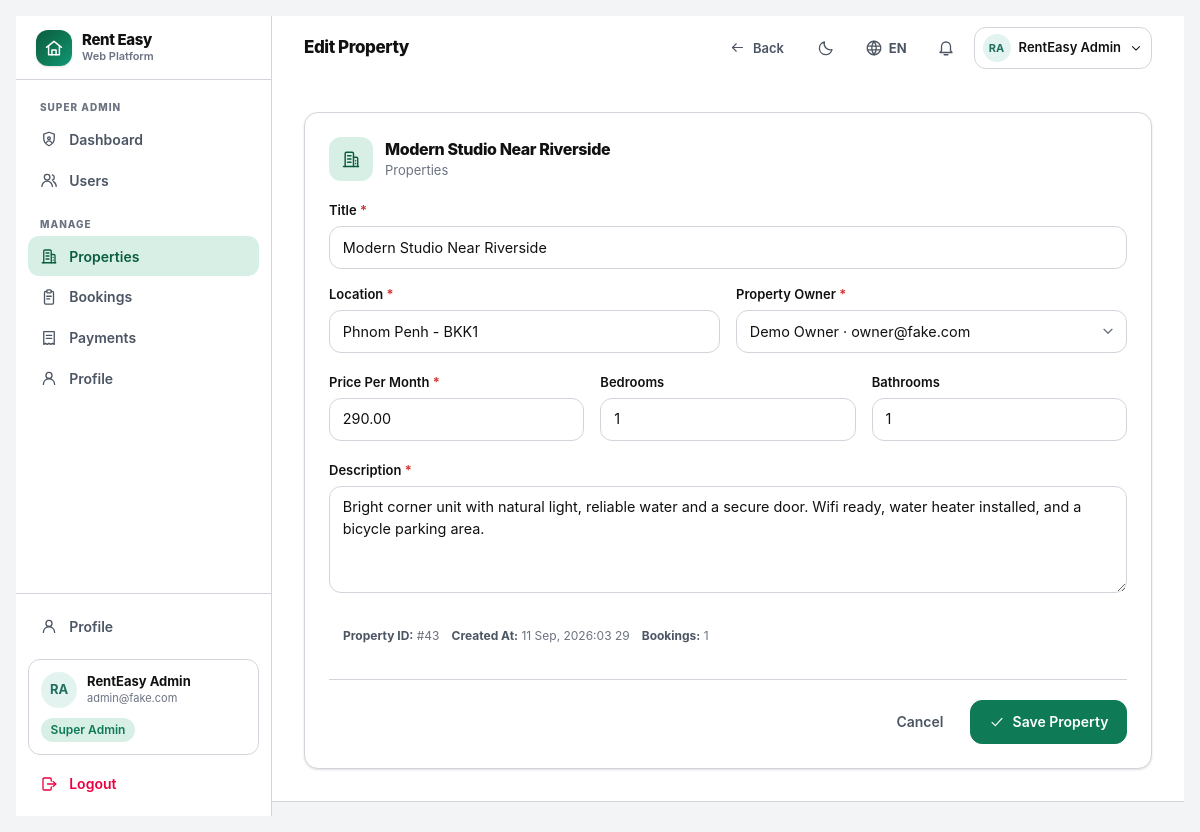
The app's page /console/properties/43/edit/ (signed in) with its own data.
### accounts/models.py (models this page shows, shortened)
class User(AbstractBaseUser, PermissionsMixin):
    email = models.EmailField(unique=True, max_length=254)
    username = models.CharField(max_length=30, unique=True, validators=[USERNAME_VALIDATOR])
    full_name = models.CharField(max_length=120, blank=True)
    role = models.CharField(max_length=16, choices=Role.choices, default=Role.RENTER, db_index=True)
    is_active = models.BooleanField(default=True)
    is_staff = models.BooleanField(default=False)
    date_joined = models.DateTimeField(default=timezone.now)
    last_login_at = models.DateTimeField(null=True, blank=True)
    objects = UserManager()
    USERNAME_FIELD = "email"
    REQUIRED_FIELDS = ["username"]
    class Meta:
        ordering = ["full_name", "email"]
        indexes = [models.Index(fields=["role", "is_active"])]
    @property
    def display_name(self) -> str:
        return self.full_name.strip() or self.username or self.email
    @property
    def is_renter(self) -> bool:
        return self.role == Role.RENTER
    @property
    def is_owner(self) -> bool:
        return self.role == Role.OWNER
    @property
    def is_superadmin_role(self) -> bool:
        return self.role == Role.SUPERADMIN
    @property
    def avatar_hue(self) -> int:
        digest = sum(ord(c) for c in self.email)
        return (digest * 37) % 360

### listings/models.py (models this page shows, shortened)
class Property(models.Model):
    title = models.CharField(max_length=160)
    location = models.CharField(max_length=160, db_index=True)
    price_per_month = models.DecimalField(
        max_digits=10, decimal_places=2, validators=[MinValueValidator(0)], db_index=True
    )
    bedrooms = models.PositiveSmallIntegerField(default=1)
    bathrooms = models.PositiveSmallIntegerField(default=1)
    description = models.TextField(blank=True)
    owner = models.ForeignKey(settings.AUTH_USER_MODEL, on_delete=models.CASCADE, related_name="properties")
    created_at = models.DateTimeField(default=timezone.now)
    updated_at = models.DateTimeField(auto_now=True)
    objects = PropertyQuerySet.as_manager()
    class Meta:
        ordering = ["-created_at"]
        indexes = [
            models.Index(fields=["owner", "-created_at"]),
            models.Index(fields=["location", "price_per_month"]),
        ]

### accounts/console.py (the view)
# urls.py: path("properties/<int:pk>/edit/", console.property_edit, name="property_edit"),
@console_required
def property_edit(request, pk: int):
    property_obj = get_object_or_404(Property, pk=pk)
    owners = User.objects.filter(role=Role.OWNER).order_by("full_name", "email")
    if request.method == "POST":
        form = PropertyForm(request.POST, instance=property_obj)
        owner_id = request.POST.get("owner") or ""
        owner = User.objects.filter(pk=owner_id, role=Role.OWNER).first() or property_obj.owner
        if form.is_valid() and owner:
            form.save()
            property_obj.owner = owner
            property_obj.save(update_fields=["owner"])
            audit(request.user, AuditLog.Action.UPDATE, "property", property_obj.pk, f"updated {property_obj.title}")
            request.session["renteasy_flash"] = "property_updated"
            return redirect("console:properties")
    else:
        form = PropertyForm(instance=property_obj)
    return render(
        request,
        "console/property_form.html",
        {
            "form": form,
            "mode": "edit",
            "property": property_obj,
            "owners": owners,
            "selected_owner": str(property_obj.owner_id),
        },
    )

### core/context_processors.py (called while the page is built)
def site(request):
    return {
        "SITE_NAME": "Rent Easy",
        "SUPPORTED_LANGUAGES": [
            {"code": code, "label": meta["label"], "native_label": meta["native_label"], "flag": meta["flag"]}
            for code, meta in i18n.LANGUAGES.items()
        ],
        "DEFAULT_LANGUAGE": i18n.DEFAULT_LANGUAGE,
        "DEBUG": settings.DEBUG,
    }

def i18n_context(request):
    language = getattr(request, "LANGUAGE_CODE_UI", i18n.DEFAULT_LANGUAGE)
    return {
        "LANG": language,
        "IS_KHMER": language == "km",
        "T": getattr(request, "translator", None) or i18n.Translator(language),
        "THEME": getattr(request, "theme", "light"),
        "IS_DARK": getattr(request, "theme", "light") == "dark",
    }

### core/i18n.py (called while the page is built)
    def __call__(self, key: str, /, **kwargs) -> str:
        pair = CATALOG.get(key)
        if pair is None:
            return key
        value = pair[1] if self.is_khmer else pair[0]
        if kwargs:
            try:
                return value.format(**kwargs)
            except (KeyError, IndexError, ValueError):
                return value
        return value

    def role_label(self, role: str | None) -> str:
        if not role:
            return self("unknown")
        return self(ROLE_KEYS.get(role, "unknown"))

### core/icons.py (called while the page is built)
def render_icon(name: str, size: int | str = 20, class_name: str = "", stroke_width: float | str | None = None) -> str:
    body = ICONS.get(name)
    if body is None:
        body = ICONS["info"]
    attrs = _STROKE_ATTRS
    if stroke_width is not None:
        attrs = attrs.replace('stroke-width="1.75"', f'stroke-width="{stroke_width}"')
    cls = f' class="{class_name}"' if class_name else ""
    return f'<svg {attrs}{cls} width="{size}" height="{size}">{body}</svg>'

### core/templatetags/ui.py (called while the page is built)
@register.simple_tag(name="icon")
def icon_tag(name: str, size: int = 20, css_class: str = "", stroke_width=None) -> str:
    return mark_safe(icon_lib.render_icon(name, size=size, class_name=css_class, stroke_width=stroke_width))

def _translator(context) -> Translator:
    t = context.get("T")
    return t if isinstance(t, Translator) else Translator("en")

def _active_language() -> str:
    return django_translation.get_language() or i18n_DEFAULT_LANGUAGE

@register.simple_tag(takes_context=True)
def role_label(context, role):
    return {"label": _translator(context).role_label(role), "raw": role or ""}

### notifications/services.py (called while the page is built)
def unread_count(user) -> int:
    if not user or not user.is_authenticated:
        return 0
    return unread_for(user).count()

### templates/console/property_form.html (shortened to what this page needs)
{% extends "base.html" %}
{% load ui humanize %}
{% block page_title %}{% if mode == "edit" %}{{ 'edit_property'|t }}{% else %}{{ 'add_property'|t }}{% endif %}{% endblock %}
{% block topbar_actions %}
<a href="{% url 'console:properties' %}" class="btn btn-ghost btn-sm">{% icon "arrow-left" 15 %} {{ 'back'|t }}</a>
{% endblock %}
{% block content %}
<div class="mx-auto max-w-4xl">
  <section class="app-card p-5 sm:p-6">
    <div class="mb-5 flex items-start gap-3">
      <span class="grid h-11 w-11 shrink-0 place-items-center rounded-xl bg-primary-soft text-primary-dark">{% icon "building" 20 %}</span>
      <div class="min-w-0">
        <h2 class="text-[16px] font-extrabold tracking-tight">{{ property.title|default:'add_property'|t }}</h2>
        <p class="text-[13px] text-ink-3">{{ 'stat_properties'|t }}</p>
      </div>
    </div>
    <form method="post" class="space-y-5" data-validate>
      <div class="grid gap-4 sm:grid-cols-2">
        <div class="sm:col-span-2">
          <label class="form-label" for="id_title">{{ 'title_label'|t }} <span class="text-danger">*</span></label>
          <input type="text" name="title" id="id_title" class="form-input" maxlength="160" required value="{{ form.title.value|default:'' }}">
        </div>
        <div>
          <label class="form-label" for="id_location">{{ 'location'|t }} <span class="text-danger">*</span></label>
          <input type="text" name="location" id="id_location" class="form-input" maxlength="160" required value="{{ form.location.value|default:'' }}">
        </div>
        <div>
          <label class="form-label" for="id_owner">{{ 'property_owner'|t }} <span class="text-danger">*</span></label>
          <select name="owner" id="id_owner" class="form-input" required>
            {% for account in owners %}
              <option value="{{ account.pk }}" {% if selected_owner == account.pk|stringformat:"s" %}selected{% endif %}>
                {{ account.display_name }} · {{ account.email }}
              </option>
            {% endfor %}
          </select>
        </div>
      </div>
      <div class="grid gap-4 sm:grid-cols-3">
        <div>
          <label class="form-label" for="id_price_per_month">{{ 'price_per_month'|t }} <span class="text-danger">*</span></label>
          <input type="number" name="price_per_month" id="id_price_per_month" class="form-input" min="0" step="1" required value="{{ form.price_per_month.value|default:'' }}">
        </div>
        <div>
          <label class="form-label" for="id_bedrooms">{{ 'bedrooms'|t }}</label>
          <input type="number" name="bedrooms" id="id_bedrooms" class="form-input" min="0" max="99" step="1" value="{{ form.bedrooms.value|default:2 }}">
        </div>
        <div>
          <label class="form-label" for="id_bathrooms">{{ 'bathrooms'|t }}</label>
          <input type="number" name="bathrooms" id="id_bathrooms" class="form-input" min="0" max="99" step="1" value="{{ form.bathrooms.value|default:1 }}">
        </div>
      </div>
      <div>
        <label class="form-label" for="id_description">{{ 'description'|t }} <span class="text-danger">*</span></label>
        <textarea name="description" id="id_description" rows="4" class="form-input" required>{{ form.description.value|default:'' }}</textarea>
      </div>
      {% if property %}
        <div class="rounded-xl bg-surface-2 p-3.5 text-[12px] text-ink-3">
          <p class="flex flex-wrap items-center gap-x-3 gap-y-1">
            <span><strong class="text-ink-2">{{ 'property_id'|t }}:</strong> #{{ property.pk }}</span>
            <span><strong class="text-ink-2">{{ 'created_at'|t }}:</strong> {{ property.created_at|pretty_date }}</span>
            <span><strong class="text-ink-2">{{ 'bookings'|t }}:</strong> {{ property.bookings.count }}</span>
          </p>
        </div>
      {% endif %}
      <div class="flex flex-col-reverse gap-2 border-t border-hairline pt-5 sm:flex-row sm:justify-end">
        <a href="{% url 'console:properties' %}" class="btn btn-ghost">{{ 'cancel'|t }}</a>
        <button type="submit" class="btn btn-primary">{% icon "check" 16 %} {{ 'save_property'|t }}</button>
      </div>
    </form>
  </section>
</div>
{% endblock %}

### templates/base.html (shortened to what this page needs)
{% load static ui i18n %}<!doctype html>
<html lang="{{ LANG }}" class="{% if IS_DARK %}dark{% endif %}">
<head>
<link rel="stylesheet" href="{% static 'css/app.css' %}">
</head>
<body class="min-h-screen bg-canvas text-ink font-sans antialiased">
<div class="flex min-h-screen">
  {% if user.is_authenticated %}
  <aside class="hidden lg:flex lg:w-64 xl:w-72 shrink-0 flex-col border-r border-hairline bg-surface">
    <div class="flex h-16 items-center gap-2.5 border-b border-hairline px-5">
      <span class="grid h-9 w-9 place-items-center rounded-xl hero-gradient text-white shadow-sm">{% icon "logo" 20 %}</span>
      <span class="flex flex-col leading-tight">
        <span class="text-[15px] font-extrabold tracking-tight">{{ SITE_NAME }}</span>
        <span class="text-[11px] font-semibold text-ink-3">{% t 'platform_tag' %}</span>
      </span>
    </div>
    {% include "partials/_nav_sidebar.html" %}
  </aside>
  {% endif %}
  <div class="flex min-w-0 flex-1 flex-col">
    {% if user.is_authenticated %}
<header class="sticky top-0 z-40 border-b border-hairline bg-surface/95 backdrop-blur">
  <div class="flex h-16 items-center gap-3 px-4 sm:px-6 lg:px-8">
    <div class="min-w-0">
      <h1 class="truncate text-[17px] font-extrabold tracking-tight">{% block page_title %}{% t 'home' %}{% endblock %}</h1>
    </div>
    <div class="ms-auto flex items-center gap-1.5 sm:gap-2">
      {% block topbar_actions %}{% endblock %}
      {% include "partials/_preferences_inline.html" %}
      {% include "partials/_notifications.html" %}
      <div class="relative" data-dropdown>
        <button type="button" data-dropdown-toggle
                class="flex items-center gap-2 rounded-xl border border-hairline px-2 py-1.5 hover:border-primary transition-colors"
                aria-haspopup="true" aria-expanded="false">
          <span class="grid h-7 w-7 place-items-center rounded-full text-[11px] font-bold"
                style="background-color: hsl({{ user.avatar_hue }} 42% 92%); color: hsl({{ user.avatar_hue }} 55% 28%);">
            {{ user.display_name|initials }}
          </span>
          <span class="hidden text-[13px] font-semibold sm:block">{{ user.display_name }}</span>
          {% icon "chevron-down" 14 %}
        </button>
            <span class="pill pill-approved mt-2">{% role_label user.role as rl %}{{ rl.label }}</span>
      </div>
    </div>
  </div>
    {% endif %}
    <main id="main" class="flex-1">
      {% block content_wrapper %}
        <div class="mx-auto w-full max-w-7xl px-4 py-6 sm:px-6 lg:px-8 lg:py-8">
          {% block content %}{% endblock %}
        </div>
      {% endblock %}
    </main>
  </div>
</div>
</body>
</html>

### templates/partials/_nav_sidebar.html (shortened to what this page needs)
{% load ui %}
<nav class="flex-1 overflow-y-auto px-3 py-4">
  {% if user.is_renter %}
    {% include "partials/_nav_group_renter.html" %}
  {% elif user.is_owner %}
    {% include "partials/_nav_group_owner.html" %}
  {% elif user.is_superadmin_role %}
    {% include "partials/_nav_group_console.html" %}
  {% endif %}
</nav>
<div class="border-t border-hairline p-3">
  <a href="{% url 'profile' %}" class="nav-item {% nav_active 'profile' 'role_select' %}">
    {% icon "user" 18 %}
    <span class="flex-1 truncate">{% t 'profile' %}</span>
  </a>
  <div class="mt-3 rounded-xl border border-hairline bg-surface-2 p-3">
    <div class="flex items-center gap-2.5">
      <span class="grid h-9 w-9 shrink-0 place-items-center rounded-full text-[13px] font-bold"
            style="background-color: hsl({{ user.avatar_hue }} 42% 92%); color: hsl({{ user.avatar_hue }} 55% 28%);">
        {{ user.display_name|initials }}
      </span>
      <span class="min-w-0 flex-1">
        <span class="block truncate text-[13px] font-bold leading-tight">{{ user.display_name }}</span>
        <span class="block truncate text-[11px] text-ink-3">{{ user.email }}</span>
      </span>
    </div>
    <span class="pill pill-approved mt-2.5">{% role_label user.role as rl %}{{ rl.label }}</span>
  </div>
  <form method="post" action="{% url 'logout' %}" class="mt-2">
    <button type="submit" class="nav-item w-full text-rose-600 hover:bg-rose-50 hover:text-rose-700 dark:text-rose-400 dark:hover:bg-rose-950/40">
      {% icon "logout" 18 %}
      <span>{% t 'logout' %}</span>
    </button>
  </form>
</div>

### static/css/app.css (style rules this page uses)
:root { --canvas:#f3f4f6;--surface:#fff;--surface-2:#fff;--ink:#111;--ink-2:#4b5563;--ink-3:#6b7280;--hairline:#d1d5db;color-scheme:light }

### records on screen
User: display_name|initials "RA", display_name "RentEasy Admin", email "admin@fake.com"
Property: title|t "Modern Studio Near Riverside", title "Modern Studio Near Riverside", location "Phnom Penh - BKK1", price_per_month "290.00", description "Bright corner unit with natural light, reliable water and a secure door. Wifi ready, water heater installed, and a bicycle parking area.", pk "43", created_at|pretty_date "11 Sep, 2026:03 29", bookings.count "1"

### other values on screen
{{ SITE_NAME }} "Rent Easy"
{{ rl.label }} "Super Admin"
{{ 'edit_property'|t }} "Edit Property"
{{ 'back'|t }} "Back"
{{ LANG|upper }} "EN"
{{ 'stat_properties'|t }} "Properties"
{{ 'title_label'|t }} "Title"
{{ 'location'|t }} "Location"
{{ 'property_owner'|t }} "Property Owner"
{{ 'price_per_month'|t }} "Price Per Month"
{{ 'bedrooms'|t }} "Bedrooms"
{{ 'bathrooms'|t }} "Bathrooms"
{{ 'description'|t }} "Description"
{{ 'property_id'|t }} "Property ID"
{{ 'created_at'|t }} "Created At"
